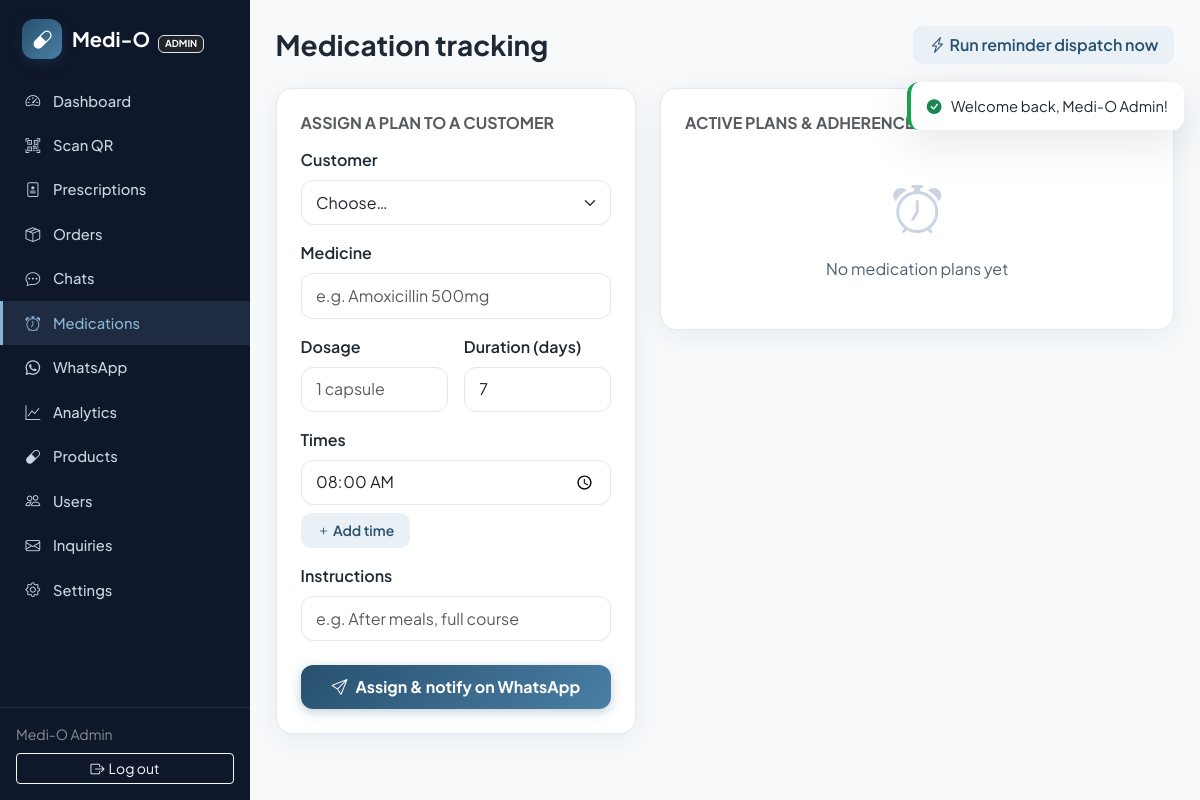
Before: /staff/medications.php (signed in) with the older database file.
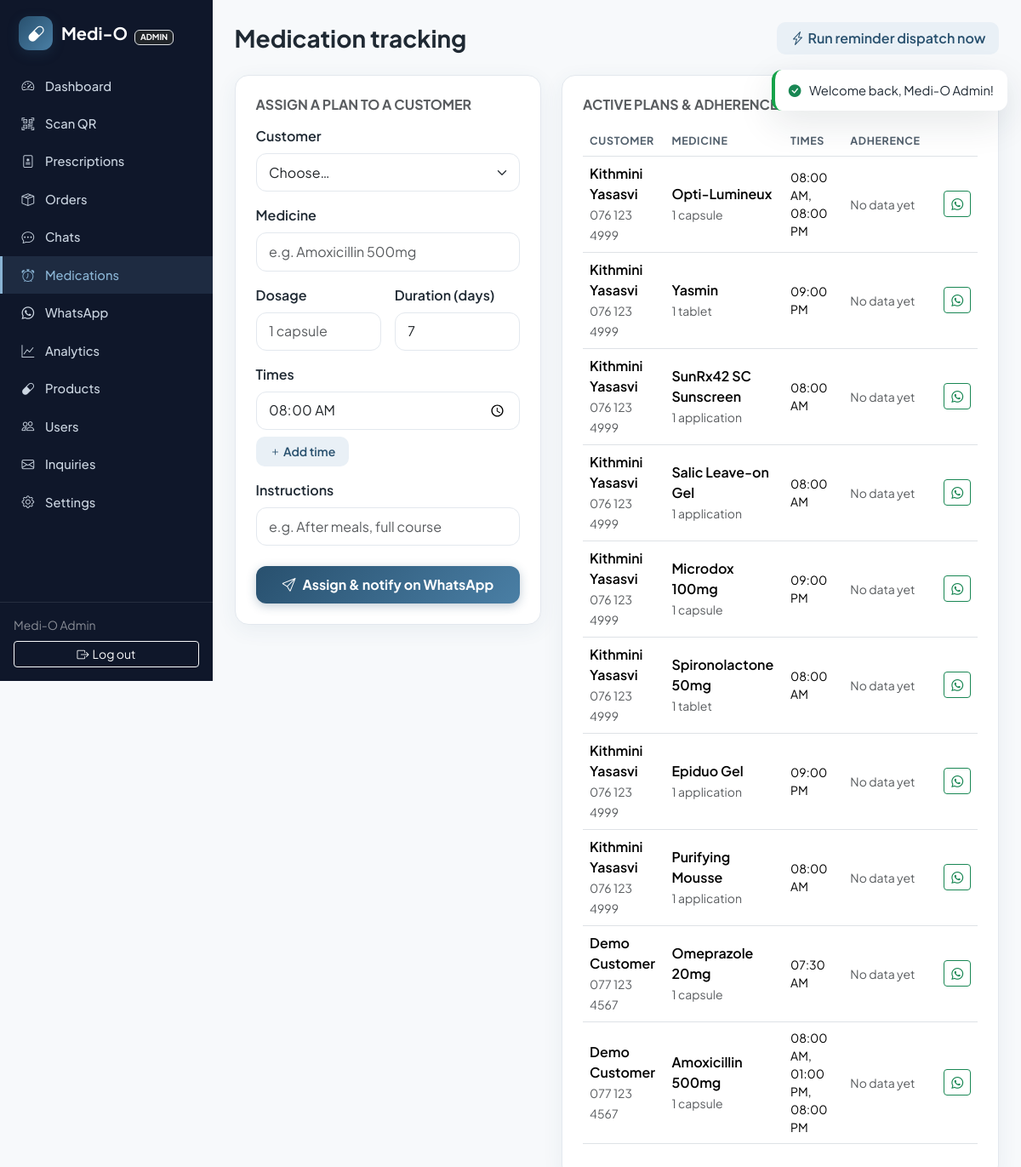
After: the same page with the newer database file.
### tables this page shows
CREATE TABLE `medications` (
  `id` int(10) unsigned NOT NULL AUTO_INCREMENT,
  `user_id` int(10) unsigned NOT NULL,
  `prescription_id` int(10) unsigned DEFAULT NULL,
  `name` varchar(200) NOT NULL,
  `dosage` varchar(100) DEFAULT NULL,
  `instructions` text DEFAULT NULL,
  `start_date` date NOT NULL,
  `end_date` date DEFAULT NULL,
  `active` tinyint(1) NOT NULL DEFAULT 1,
  `created_by` int(10) unsigned DEFAULT NULL,
  `created_at` timestamp NOT NULL DEFAULT current_timestamp(),
  PRIMARY KEY (`id`),
  KEY `idx_med_user` (`user_id`),
  KEY `fk_med_rx` (`prescription_id`),
  KEY `fk_med_creator` (`created_by`),
  CONSTRAINT `fk_med_creator` FOREIGN KEY (`created_by`) REFERENCES `users` (`id`) ON DELETE SET NULL,
  CONSTRAINT `fk_med_rx` FOREIGN KEY (`prescription_id`) REFERENCES `prescriptions` (`id`) ON DELETE SET NULL,
  CONSTRAINT `fk_med_user` FOREIGN KEY (`user_id`) REFERENCES `users` (`id`) ON DELETE CASCADE
);

CREATE TABLE `users` (
  `id` int(10) unsigned NOT NULL AUTO_INCREMENT,
  `name` varchar(120) NOT NULL,
  `email` varchar(190) DEFAULT NULL,
  `phone` varchar(20) DEFAULT NULL,
  `password_hash` varchar(255) DEFAULT NULL,
  `google_id` varchar(64) DEFAULT NULL,
  `avatar` varchar(500) DEFAULT NULL,
  `address` text DEFAULT NULL,
  `role` enum('customer','pharmacist','admin') NOT NULL DEFAULT 'customer',
  `qr_token` char(40) NOT NULL,
  `whatsapp_opt_in` tinyint(1) NOT NULL DEFAULT 1,
  `email_verified` tinyint(1) NOT NULL DEFAULT 0,
  `phone_verified` tinyint(1) NOT NULL DEFAULT 0,
  `reset_token` varchar(64) DEFAULT NULL,
  `reset_expires` datetime DEFAULT NULL,
  `created_at` timestamp NOT NULL DEFAULT current_timestamp(),
  PRIMARY KEY (`id`),
  UNIQUE KEY `uq_users_qr` (`qr_token`),
  UNIQUE KEY `uq_users_email` (`email`),
  UNIQUE KEY `uq_users_phone` (`phone`),
  UNIQUE KEY `uq_users_google` (`google_id`)
);

### includes/helpers.php (called while the page is built, shortened)
<?php
function e(?string $s): string
{
    return htmlspecialchars($s ?? '', ENT_QUOTES, 'UTF-8');
}
function url(string $path = ''): string
{
    return BASE_URL . '/' . ltrim($path, '/');
}
function pretty_phone(?string $phone): string
{
    if (preg_match('/^94(\d{2})(\d{3})(\d{4})$/', $phone, $m)) {
        return '0' . $m[1] . ' ' . $m[2] . ' ' . $m[3];
    }
    return $phone;
}

### includes/db.php (called while the page is built, shortened)
<?php
function db(): PDO
{
    static $pdo = null;
    if ($pdo === null) {
        $pdo = new PDO(
            'mysql:host=' . DB_HOST . ';dbname=' . DB_NAME . ';charset=utf8mb4',
            DB_USER,
            DB_PASS,
            [
                PDO::ATTR_ERRMODE => PDO::ERRMODE_EXCEPTION,
                PDO::ATTR_DEFAULT_FETCH_MODE => PDO::FETCH_ASSOC,
                PDO::ATTR_EMULATE_PREPARES => false,
            ]
        );
    }
    return $pdo;
}
function q(string $sql, array $params = []): PDOStatement
{
    $st = db()->prepare($sql);
    $st->execute($params);
    return $st;
}
function q_all(string $sql, array $params = []): array
{
    return q($sql, $params)->fetchAll();
}

### includes/whatsapp.php (called while the page is built, shortened)
<?php
function wa_link(string $phone, string $text = ''): string
{
    return 'https://wa.me/' . preg_replace('/\D+/', '', $phone)
        . ($text !== '' ? '?text=' . rawurlencode($text) : '');
}

### staff/medications.php (the view, shortened to what the changed rows need)
<?php
require_once __DIR__ . '/../components/staff-header.php';
require_once dirname(__DIR__) . '/includes/whatsapp.php';
$plans = q_all("SELECT m.*, u.name AS customer, u.phone, u.whatsapp_opt_in,
                GROUP_CONCAT(TIME_FORMAT(t.time_of_day,'%h:%i %p') ORDER BY t.time_of_day SEPARATOR ', ') AS times,
                (SELECT COUNT(*) FROM medication_logs l WHERE l.medication_id=m.id AND l.status='taken') AS taken,
                (SELECT COUNT(*) FROM medication_logs l WHERE l.medication_id=m.id AND l.status IN ('taken','skipped','sent')) AS total
                FROM medications m
                JOIN users u ON u.id=m.user_id
                LEFT JOIN medication_times t ON t.medication_id=m.id
                GROUP BY m.id ORDER BY m.id DESC LIMIT 100");
?>
<div class="d-flex flex-wrap justify-content-between align-items-center gap-2 mb-4">
  <h1 class="h3 fw-bold mb-0">Medication tracking</h1>
</div>
<div class="row g-4">
  <div class="col-lg-5">
    <div class="mo-card p-4">
      <h2 class="h6 fw-bold text-uppercase text-muted mb-3">Assign a plan to a customer</h2>
    </div>
  </div>
  <div class="col-lg-7">
    <div class="mo-card p-4">
      <h2 class="h6 fw-bold text-uppercase text-muted mb-3">Active plans &amp; adherence</h2>
      <?php if (!$plans): ?>
        <div class="mo-empty py-4"><i class="bi bi-alarm"></i>No medication plans yet</div>
      <?php else: ?>
        <div class="table-responsive">
          <table class="table mo-table table-hover align-middle">
            <thead><tr><th>Customer</th><th>Medicine</th><th>Times</th><th>Adherence</th><th></th></tr></thead>
            <tbody>
              <?php foreach ($plans as $p):
                  $pct = $p['total'] > 0 ? round($p['taken'] / $p['total'] * 100) : null; ?>
                <tr class="<?= $p['active'] ? '' : 'opacity-50' ?>">
                  <td>
                    <div class="fw-semibold"><?= e($p['customer']) ?></div>
                    <small class="text-muted"><?= e(pretty_phone($p['phone'])) ?></small>
                  </td>
                  <td>
                    <div class="fw-semibold"><?= e($p['name']) ?></div>
                    <small class="text-muted"><?= e($p['dosage'] ?? '') ?></small>
                  </td>
                  <td class="small"><?= e($p['times'] ?? '—') ?></td>
                  <td style="min-width:110px">
                    <?php if ($pct === null): ?>
                      <span class="text-muted small">No data yet</span>
                    <?php else: ?>
                      <div class="progress" style="height:8px"><div class="progress-bar <?= $pct >= 70 ? 'bg-success' : ($pct >= 40 ? 'bg-warning' : 'bg-danger') ?>" style="width:<?= $pct ?>%"></div></div>
                      <small class="text-muted"><?= $p['taken'] ?>/<?= $p['total'] ?> doses (<?= $pct ?>%)</small>
                    <?php endif; ?>
                  </td>
                  <td>
                    <?php if ($p['phone']): ?>
                      <a class="btn btn-sm btn-outline-success" target="_blank" rel="noopener"
                         href="<?= wa_link($p['phone'], "Hi {$p['customer']}, this is Medi-O Pharmacy checking in on your {$p['name']} medication. How are you feeling?") ?>">
                        <i class="bi bi-whatsapp"></i></a>
                    <?php endif; ?>
                  </td>
                </tr>
              <?php endforeach; ?>
            </tbody>
          </table>
        </div>
      <?php endif; ?>
    </div>
  </div>
</div>
<?php require_once __DIR__ . '/../components/staff-footer.php'; ?>

### components/staff-header.php (shortened to what the changed rows need)
<?php
$pendingRx = (int)q_val("SELECT COUNT(*) FROM prescriptions WHERE status='pending'");
$openOrders = (int)q_val("SELECT COUNT(*) FROM orders WHERE status IN ('placed','processing')");
$unreadChats = (int)q_val('SELECT COALESCE(SUM(staff_unread),0) FROM chat_conversations');
$nav = [
    ['staff/index.php', 'bi-speedometer2', 'Dashboard', null],
    ['staff/scan.php', 'bi-qr-code-scan', 'Scan QR', null],
    ['staff/prescriptions.php', 'bi-file-medical', 'Prescriptions', $pendingRx],
    ['staff/orders.php', 'bi-box-seam', 'Orders', $openOrders],
    ['staff/chat.php', 'bi-chat-dots', 'Chats', $unreadChats],
    ['staff/medications.php', 'bi-alarm', 'Medications', null],
    ['staff/whatsapp.php', 'bi-whatsapp', 'WhatsApp', null],
];
if (is_admin()) {
    $nav[] = ['admin/index.php', 'bi-graph-up', 'Analytics', null];
    $nav[] = ['admin/products.php', 'bi-capsule', 'Products', null];
    $nav[] = ['admin/users.php', 'bi-people', 'Users', null];
    $nav[] = ['admin/inquiries.php', 'bi-envelope', 'Inquiries', null];
    $nav[] = ['admin/settings.php', 'bi-gear', 'Settings', null];
}
$activePage = $active ?? basename($_SERVER['SCRIPT_NAME']);
?>
<!DOCTYPE html>
<html lang="en">
<head>
<link href="https://cdn.jsdelivr.net/npm/bootstrap@5.3.3/dist/css/bootstrap.min.css" rel="stylesheet">
<link href="https://cdn.jsdelivr.net/npm/bootstrap-icons@1.11.3/font/bootstrap-icons.min.css" rel="stylesheet">
<link href="<?= url('assets/css/app.css') ?>?v=<?= filemtime(dirname(__DIR__) . '/assets/css/app.css') ?>" rel="stylesheet">
</head>
<body>
<div class="mo-staff-wrap">
  <aside class="mo-sidebar">
    <nav class="d-flex flex-column flex-lg-column flex-row flex-grow-1" style="min-width:0">
      <?php foreach ($nav as [$href, $icon, $label, $badge]): ?>
        <a class="nav-item <?= str_ends_with($href, $activePage) ? 'active' : '' ?>" href="<?= url($href) ?>">
          <i class="bi <?= $icon ?>"></i><span><?= $label ?></span>
        </a>
      <?php endforeach; ?>
    </nav>
  </aside>
  <main class="mo-staff-main">

Changed rows visible on the page:
added medications: user.name "Kithmini Yasasvi", user.phone "076 123 4999", name "Opti-Lumineux", dosage "1 capsule", times "08:00 AM, 08:00 PM"
added medications: user.name "Kithmini Yasasvi", user.phone "076 123 4999", name "Yasmin", dosage "1 tablet", times "09:00 PM"
added medications: user.name "Kithmini Yasasvi", user.phone "076 123 4999", name "SunRx42 SC Sunscreen", dosage "1 application", times "08:00 AM"
added medications: user.name "Kithmini Yasasvi", user.phone "076 123 4999", name "Salic Leave-on Gel", dosage "1 application", times "08:00 AM"
added medications: user.name "Kithmini Yasasvi", user.phone "076 123 4999", name "Microdox 100mg", dosage "1 capsule", times "09:00 PM"
added medications: user.name "Kithmini Yasasvi", user.phone "076 123 4999", name "Spironolactone 50mg", dosage "1 tablet", times "08:00 AM"
added medications: user.name "Kithmini Yasasvi", user.phone "076 123 4999", name "Epiduo Gel", dosage "1 application", times "09:00 PM"
added medications: user.name "Kithmini Yasasvi", user.phone "076 123 4999", name "Purifying Mousse", dosage "1 application", times "08:00 AM"
added medications: user.name "Demo Customer", user.phone "077 123 4567", name "Omeprazole 20mg", dosage "1 capsule", times "07:30 AM"
added medications: user.name "Demo Customer", user.phone "077 123 4567", name "Amoxicillin 500mg", dosage "1 capsule", times "08:00 AM, 01:00 PM, 08:00 PM"
Other visible differences:
text no longer shown: "No medication plans yet"
text now shown: "CUSTOMER MEDICINE TIMES ADHERENCE"
